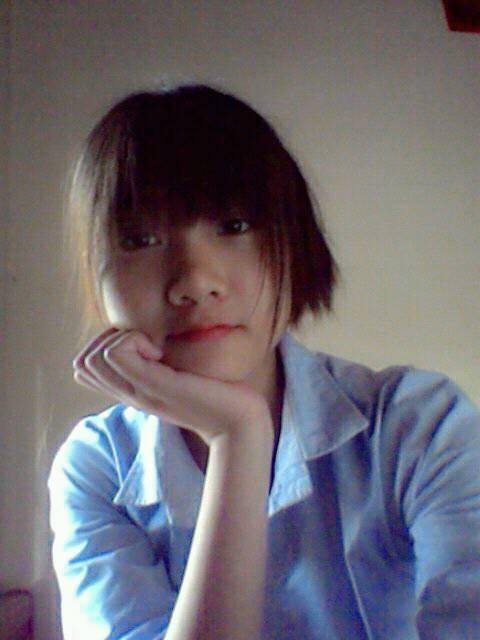
#> input picture ML_Learning/OpenCV_learning/dave.jpg, 480 x 640 px
$ python Adaptive_Thresholding.py
#> lines starting #> are read from the running program, lines starting #| are printed output that depends on the picture; after the words box and inside, x2 and y2 are one past the last pixel; in counts of white or black regions, pixels touching at a corner belong together
import cv2
import numpy as np
from matplotlib import pyplot as plt

img = cv2.imread('dave.jpg',0)
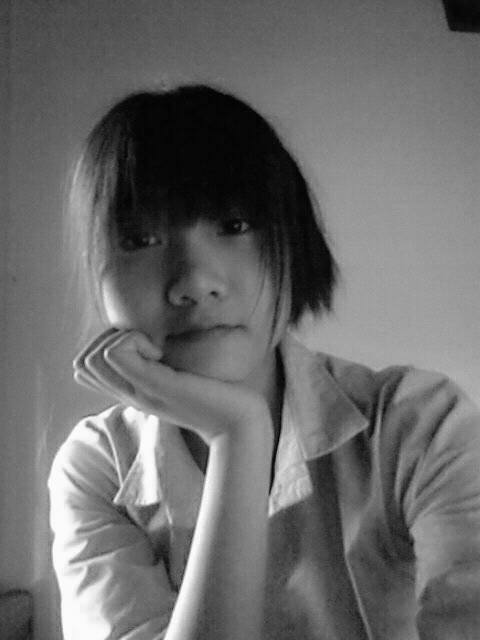
#> img: shape (640, 480); min 0, max 255, mean 106.9
img = cv2.medianBlur(img,5)
ret,th1 = cv2.threshold(img,127,255,cv2.THRESH_BINARY)
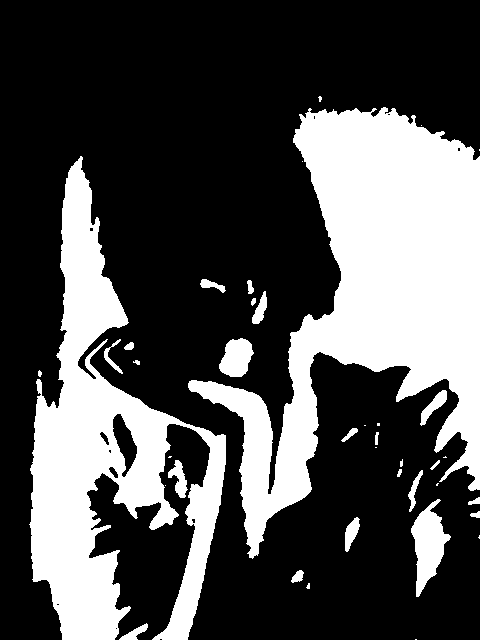
#> th1: shape (640, 480); 31.1% white; 39 white regions (15 under 20 px), largest, box (x1, y1, x2, y2) and area: (188, 107, 480, 559) 53638, (29, 156, 226, 640) 36206, (411, 499, 451, 597) 1961
th2 = cv2.adaptiveThreshold(img,255,cv2.ADAPTIVE_THRESH_MEAN_C, cv2.THRESH_BINARY,11,2)
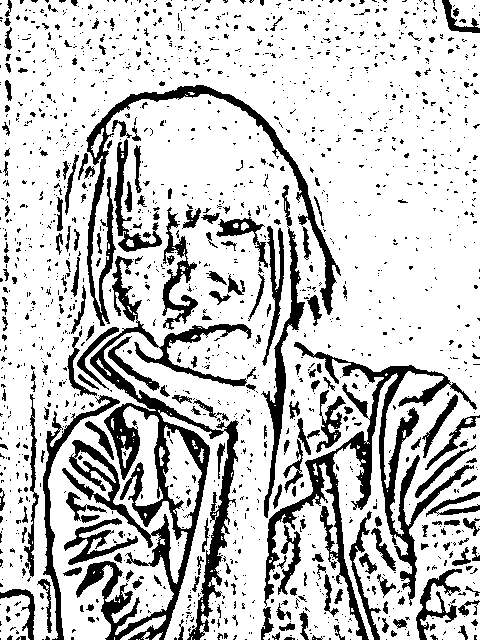
#> th2: shape (640, 480); 78.4% white; 1617 black regions (1384 under 20 px), largest, box (x1, y1, x2, y2) and area: (62, 256, 252, 640) 15466, (264, 342, 477, 640) 9679, (86, 85, 341, 326) 4986
th3 = cv2.adaptiveThreshold(img,255,cv2.ADAPTIVE_THRESH_GAUSSIAN_C, cv2.THRESH_BINARY,11,2)
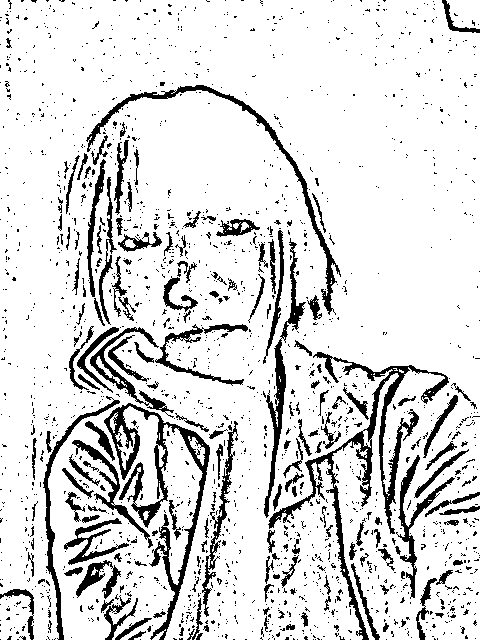
#> th3: shape (640, 480); 86.1% white; 1800 black regions (1628 under 20 px), largest, box (x1, y1, x2, y2) and area: (268, 352, 449, 640) 4950, (104, 403, 210, 640) 4174, (86, 85, 341, 315) 2233

titles = ['Original Image', 'Global Thresholding (v = 127)', 'Adaptive Mean Thresholding', 'Adaptive Gaussian Thresholding']
images = [img, th1, th2, th3]

for i in range(4):
    plt.subplot(2, 2, i+1)
    plt.imshow(images[i], 'gray')
    plt.title(titles[i])
    plt.xticks([])
    plt.yticks([])
plt.show()
# cv2.imshow('image', th1)
# cv2.waitKey(0)

$ run again, with ML_Learning/OpenCV_learning/apple.JPG copied over ML_Learning/OpenCV_learning/dave.jpg
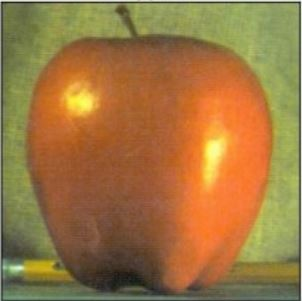
#> input picture ML_Learning/OpenCV_learning/apple.JPG, 302 x 301 px
#> `ret,th1 = cv2.threshold(img,127,255,cv2.THRESH_BINARY)`:
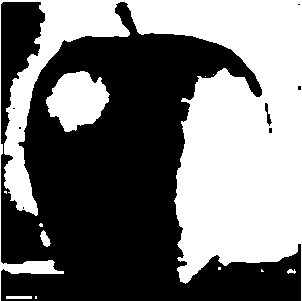
#> th1: shape (301, 302); 45.6% white; 12 white regions (7 under 20 px), largest, box (x1, y1, x2, y2) and area: (0, 0, 302, 301) 38627, (46, 71, 110, 132) 2586, (40, 230, 51, 247) 104, (6, 296, 32, 299) 78, (287, 269, 296, 274) 30
#> th2: shape (301, 302); 73% white; 585 black regions (432 under 20 px), largest, box (x1, y1, x2, y2) and area: (0, 1, 301, 301) 13121, (194, 110, 220, 199) 549, (212, 105, 238, 199) 525
#> `th3 = cv2.adaptiveThreshold(img,255,cv2.ADAPTIVE_THRESH_GAUSSIAN_C, cv..`:
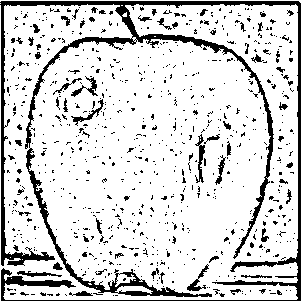
#> th3: shape (301, 302); 83.9% white; 788 black regions (729 under 20 px), largest, box (x1, y1, x2, y2) and area: (0, 1, 301, 301) 9017, (195, 134, 205, 183) 193, (187, 264, 209, 291) 155

$ run again, with ML_Learning/OpenCV_learning/ax8.jpg copied over ML_Learning/OpenCV_learning/dave.jpg
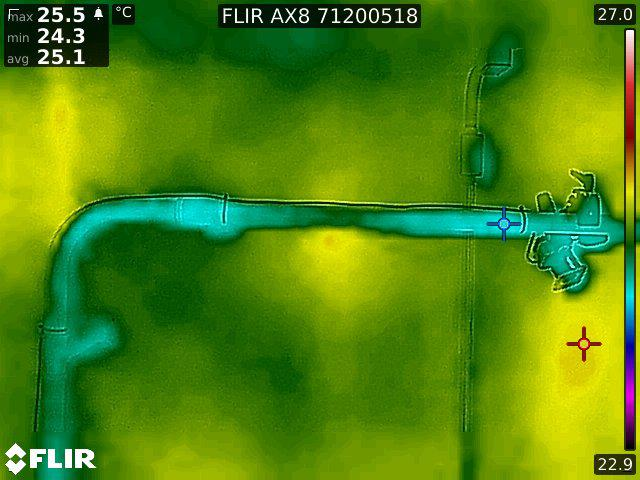
#> input picture ML_Learning/OpenCV_learning/ax8.jpg, 640 x 480 px
#> `ret,th1 = cv2.threshold(img,127,255,cv2.THRESH_BINARY)`:
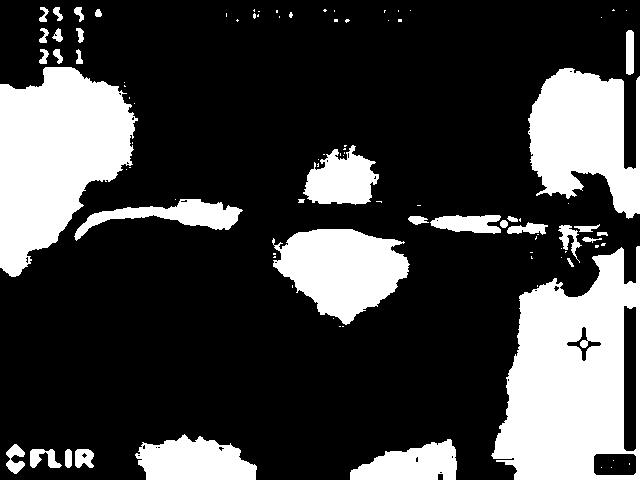
#> th1: shape (480, 640); 25.5% white; 95 white regions (61 under 20 px), largest, box (x1, y1, x2, y2) and area: (491, 246, 640, 480) 23134, (0, 67, 138, 277) 18512, (528, 68, 640, 219) 11289
#> th2: shape (480, 640); 77.7% white; 3579 black regions (3092 under 20 px), largest, box (x1, y1, x2, y2) and area: (1, 170, 626, 480) 14118, (4, 3, 109, 67) 4409, (218, 4, 421, 28) 3687
#> `th3 = cv2.adaptiveThreshold(img,255,cv2.ADAPTIVE_THRESH_GAUSSIAN_C, cv..`:
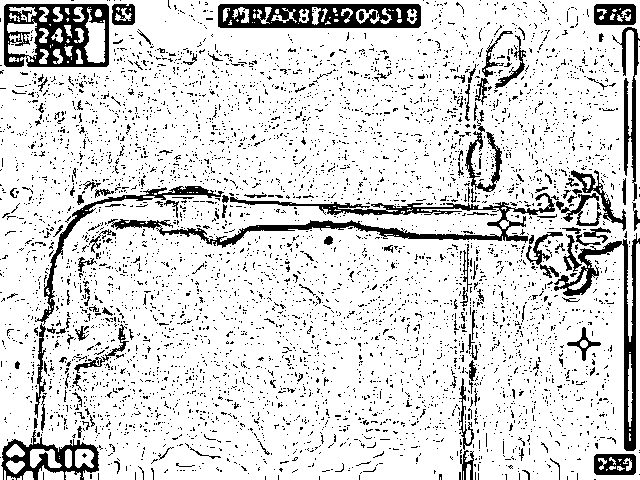
#> th3: shape (480, 640); 85.1% white; 5144 black regions (4994 under 20 px), largest, box (x1, y1, x2, y2) and area: (108, 193, 555, 248) 4334, (4, 4, 109, 67) 3803, (218, 4, 421, 28) 3564

$ run again, with ML_Learning/OpenCV_learning/flir_example.jpg copied over ML_Learning/OpenCV_learning/dave.jpg
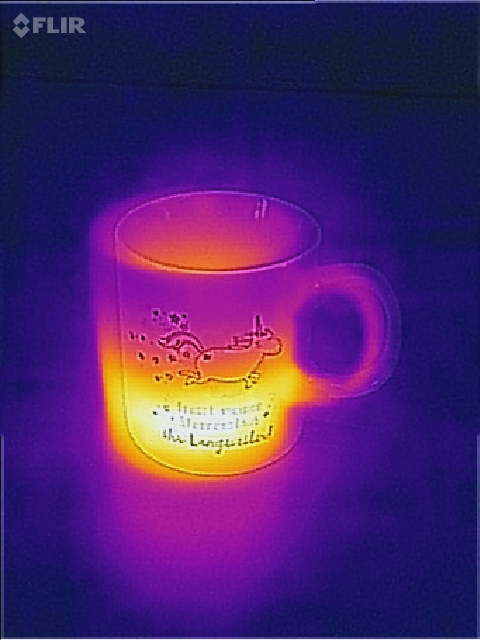
#> input picture ML_Learning/OpenCV_learning/flir_example.jpg, 480 x 640 px
#> `ret,th1 = cv2.threshold(img,127,255,cv2.THRESH_BINARY)`:
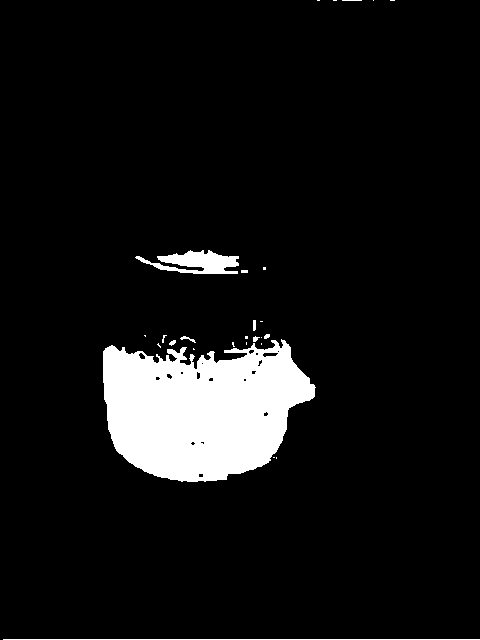
#> th1: shape (640, 480); 7.8% white; 27 white regions (17 under 20 px), largest, box (x1, y1, x2, y2) and area: (103, 339, 316, 482) 21887, (135, 250, 239, 274) 1390, (3, 639, 480, 640) 477
#> th2: shape (640, 480); 85.6% white; 2550 black regions (2349 under 20 px), largest, box (x1, y1, x2, y2) and area: (0, 429, 480, 639) 5760, (0, 1, 480, 46) 3896, (104, 186, 326, 355) 2185
#> `th3 = cv2.adaptiveThreshold(img,255,cv2.ADAPTIVE_THRESH_GAUSSIAN_C, cv..`:
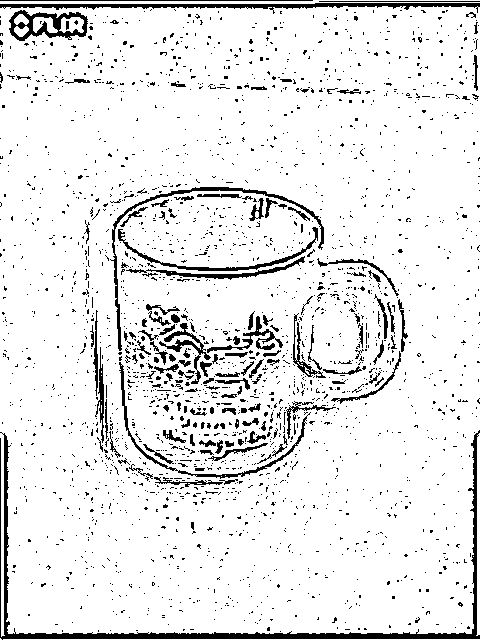
#> th3: shape (640, 480); 91% white; 2357 black regions (2210 under 20 px), largest, box (x1, y1, x2, y2) and area: (0, 430, 480, 640) 4429, (0, 3, 480, 14) 1872, (110, 187, 324, 351) 1171
